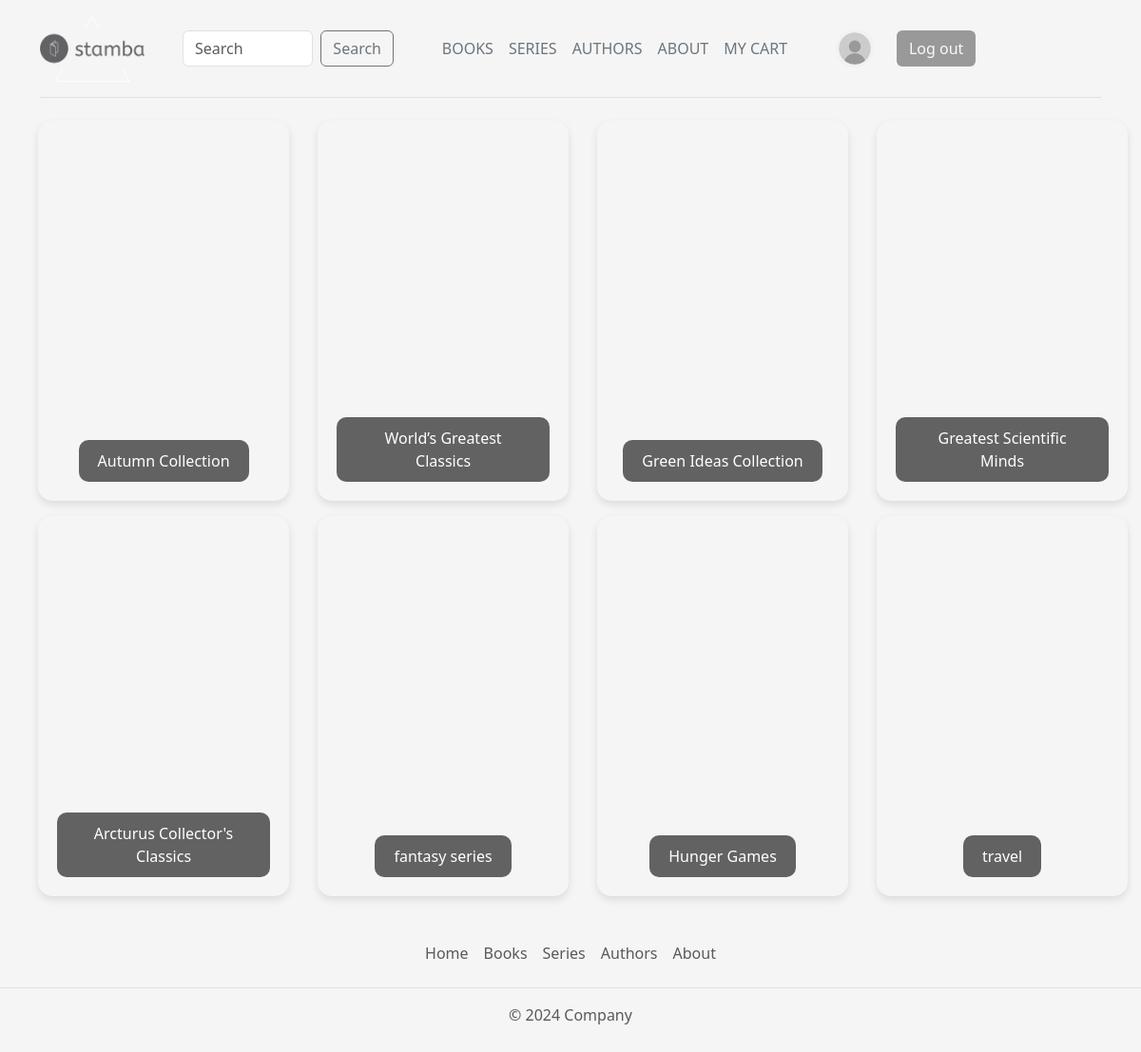
/series/ (signed in), run on the app's committed database.
### base/models.py (models this page shows)
class User(AbstractUser):
    books = models.ManyToManyField(Book, related_name='books', blank=True)
    avatar = models.ImageField(null=True, default='avatar.jpg')
    bio = models.TextField(null=True)

class Series(models.Model):
    title=models.CharField(max_length=200)
    picture = models.CharField(max_length=300)
    book = models.ManyToManyField(Book, related_name='book', blank=True)

### base/views.py (the view)
# urls.py: path('series/', views.series, name='series'),
def series(request):
    search = request.GET.get("search", "")
    if search:
        price_range = request.GET.get("price_range", None)
        price_ranges = {
            "0-10": (0, 10),
            "10-15": (10, 15),
            "15-20": (15, 20),
            "20-25": (20, 25),
            "25-50": (25, 50),
        }
        books = Book.objects.filter(
            Q(name__icontains=search) | Q(author__name__icontains=search) | Q(genre__name__icontains=search) | Q(categories__name__icontains=search) ).distinct()
        if price_range and price_range in price_ranges:
            min_price, max_price = price_ranges[price_range]
            books = books.filter(price__price__gte=min_price, price__price__lte=max_price)
        genres = Genre.objects.all()
        categories = Categories.objects.all()
        context = {
            "books": books,
            "genres": genres,
            "categories": categories,
            "price_ranges": price_ranges,
            "selected_price_range": price_range
        }
        return render(request, 'base/books.html', context)
    else:
        series=Series.objects.all()
        context={"series" : series}
        return render(request, 'base/series.html', context)

### base/templates/base/series.html (shortened to what this page needs)
{% extends 'main.html' %}
{% block content %}
<div class="row row-cols-1 row-cols-sm-2 row-cols-md-4 g-3" style="padding-left: 40px;">
  {% for serie in series %}
  <div class="col">
    <div class="custom-card" style="background-image: url('{{ serie.picture }}');">
      <div class="card-body">
      </div>
      <div>
        <a href="{% url 'serie' serie.id %}">
        <button class="btn">{{ serie.title }}</button>
        </a>
      </div>
    </div>
  </div>
  {% endfor %}
</div>
 {% endblock %}

### templates/navbar.html (shortened to what this page needs)
<div class="container">
    <header class="d-flex flex-wrap align-items-center justify-content-between py-3 mb-4 border-bottom">
        <div class="col-md-4 mb-2 mb-md-0 d-flex align-items-center">
            <a class="navbar-brand" href="{% url 'home' %}">
                <img src="../static/images/logo4.png" alt="Bootstrap" width="110" height="70">
            </a>
            <a href="/bookshop/base/static" class="d-inline-flex link-body-emphasis text-decoration-none">
                <svg class="bi" width="40" height="32" role="img" aria-label="Bootstrap"><use xlink:href="#bootstrap"></use></svg>
            </a>
            <form class="d-flex" role="search" action="">
                <input name="search" class="form-control me-2" type="search" placeholder="Search" aria-label="Search">
                <button class="btn btn-outline-secondary link-#526461 --bs-light-border-subtle" type="submit">Search</button>
            </form>
        </div>
        <ul class="nav col-12 col-md-auto mb-2 justify-content-center mb-md-0">
            <li><a href="{% url 'books' %}" class="nav-link px-2 link-secondary">BOOKS</a></li>
            <li><a href="{% url 'series' %}" class="nav-link px-2 link-secondary">SERIES</a></li>
            <li><a href="{% url 'authors' %}" class="nav-link px-2 link-secondary">AUTHORS</a></li>
            <li><a href="{% url 'about' %}" class="nav-link px-2 link-secondary">ABOUT</a></li>
            {% if request.user.is_authenticated %}
            <li><a href="{% url 'cart' user.id %}" class="nav-link px-2 link-secondary">MY CART</a></li>
            {% endif %}
        </ul>
        <div class="col-md-3 text-end d-flex align-items-center" >
            {% if request.user.is_authenticated %}
            <a href="{% url 'profile' request.user.id  %}" class="user-info d-flex align-items-center me-3 text-decoration-none">
                <img src="{{ request.user.avatar.url }}" alt="User Avatar" class="rounded-circle me-2" width="40" height="40">
            </a>
            <a href="{% url 'logout' %}">
                <button type="button" class="btn btn-outline me-2 link-light" style="background-color: #999999">Log out</button>
            </a>
            {% endif %}
        </div>
    </header>
</div>

### base/static/styles/style.css (style rules this page uses)
body { background-color: #f5f5f5; }
a { text-decoration: none; color: black; }

### templates/navbar.html (style rules this page uses)
.user-info { align-items: center; text-decoration: none; color: inherit; }
.user-info img { border-radius: 50%; }

### base/templates/base/series.html (style rules this page uses)
.custom-card { width: 95%; height: 400px; color: white; background-size: cover; background-position: center; display: flex; flex-direction: column; justify-content: space-between; padding: 20px; border-radius: 15px; box-shadow: 0 4px 8px rgba(0, 0, 0, 0.1); text-align: center; transition: transform 0.2s; }
.custom-card .btn { background-color: rgba(0, 0, 0, 0.6); border: none; color: white; padding: 10px 20px; border-radius: 10px; transition: background-color 0.2s; }

### data on the page
User: user.avatar (placeholder picture)
Series: title "Autumn Collection"
Series: title "World’s Greatest Classics"
Series: title "Green Ideas Collection"
Series: title "Greatest Scientific Minds"
Series: title "Arcturus Collector's Classics"
Series: title "fantasy series"
Series: title "Hunger Games"
Series: title "travel"
